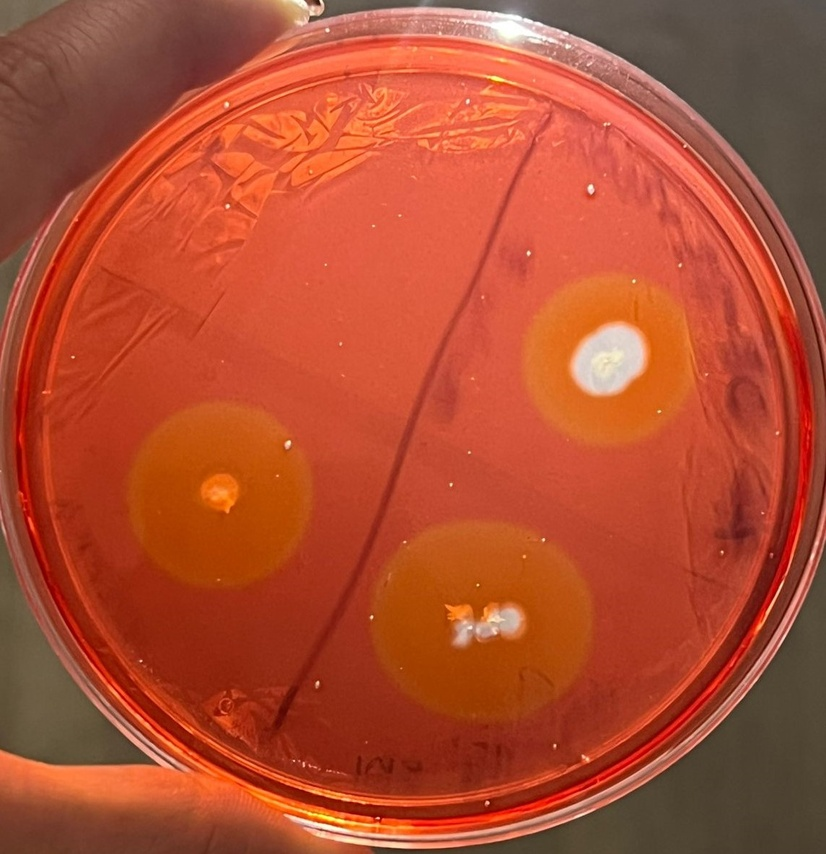
#> input picture tareas/placa.jpeg, 826 x 854 px, shrunk from 1145 x 1184 before the run
$ jupyter execute imagen_medica.ipynb
#> lines starting #> are read from the running program, lines starting #| are printed output that depends on the picture; after the words box and inside, x2 and y2 are one past the last pixel; in counts of white or black regions, pixels touching at a corner belong together
# Procesamiento de imagen

### Imagen de placa

[cell 1]
import cv2
import matplotlib.pyplot as plt

[cell 2]
img = cv2.imread("placa.jpeg")
#> img is the input picture: shape (854, 826, 3); mean B, G, R 48.4, 76.8, 175.7

[cell 3]
plt.imshow(cv2.cvtColor(img, cv2.COLOR_BGR2RGB))
plt.show()

### Imagen en tonos grises

[cell 4]
gray = cv2.cvtColor(img, cv2.COLOR_BGR2GRAY)
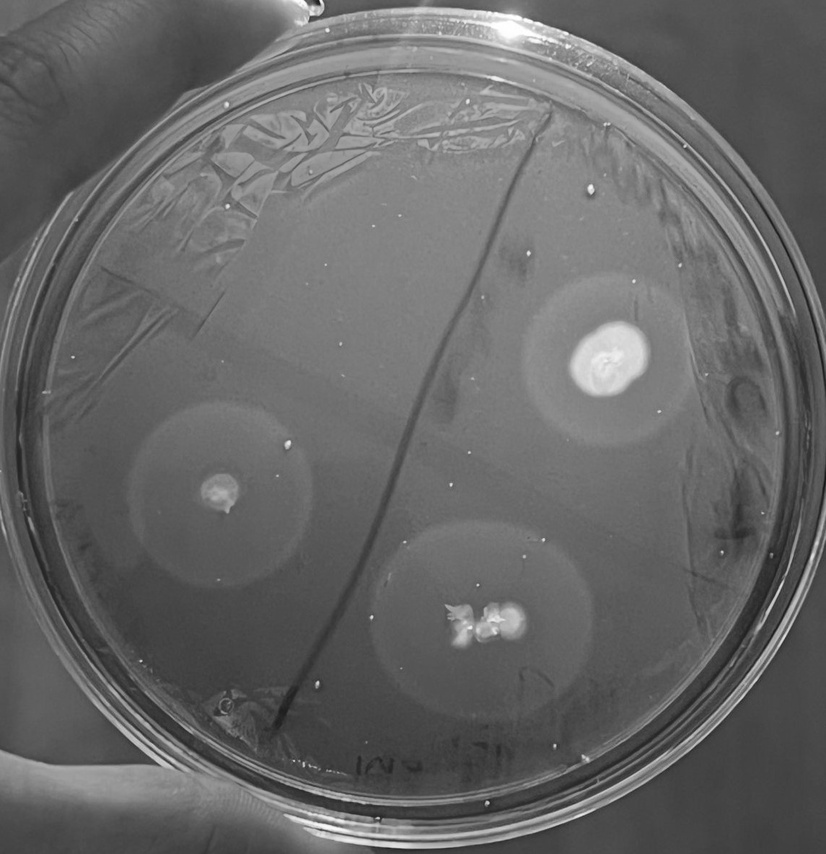
#> gray: shape (854, 826); min 23, max 255, mean 103.1

[cell 5]
plt.imshow(gray, cmap='gray')
plt.title("Imagen en escala de grises")
plt.show()

### Comparativo de imagenes

[cell 6]
plt.figure(figsize=(10,4))

plt.subplot(1,2,1)
plt.imshow(cv2.cvtColor(img, cv2.COLOR_BGR2RGB))
plt.title("Imagen original")

plt.subplot(1,2,2)
plt.imshow(gray, cmap='gray')
plt.title("Escala de grises")

plt.show()
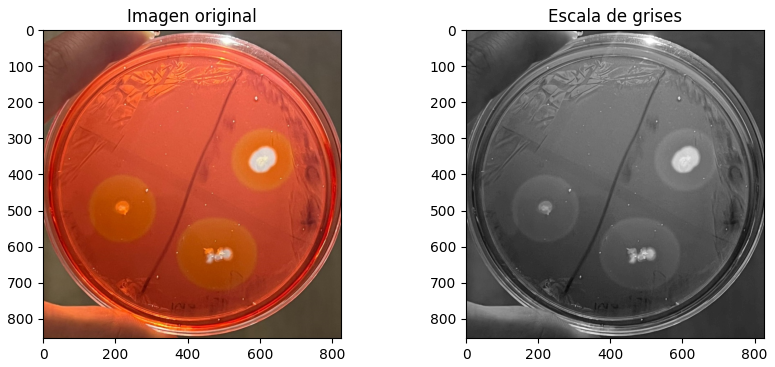
#> figure drawn by matplotlib, 2 panels

### Hisograma de los tonos de grises en la imagen

[cell 7]
plt.hist(gray.ravel(), bins=256)
plt.title("Histograma")
plt.show()
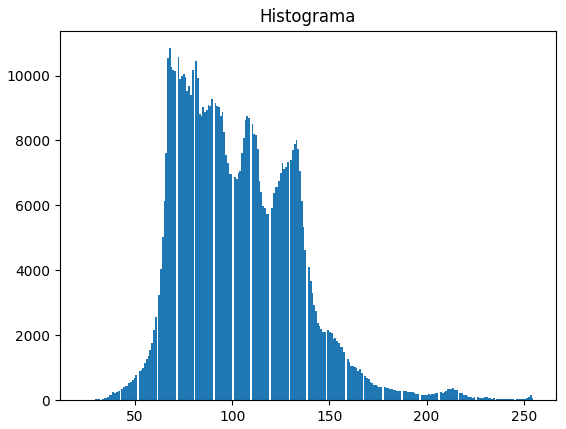
#> figure drawn by matplotlib, 1 panel; tallest bar 10842 high, from x = 67.41 to 68.31

##### En el histograma se aprecía una mayor frecuencia entre los valores 60 a 125, lo que indica que en la imagen predominan los tonos grises medios. Mientras que se observa en 0 no hay presencia de nada, debido a que no hay presencia del negro en la imagen y los tonos por 250 son muy minímos, debido a que tampoco hay presencia de blancos.

### Imagen umbralizada de la placa

[cell 8]
_, thresh = cv2.threshold(gray, 130, 255, cv2.THRESH_BINARY)
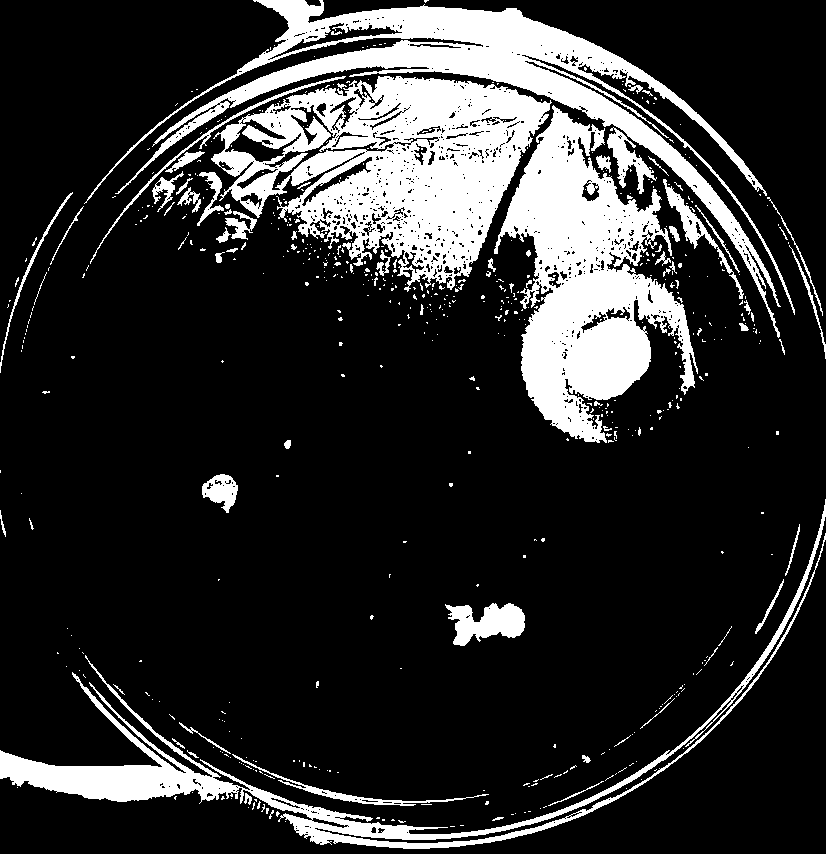
#> thresh: shape (854, 826); 18.2% white; 591 white regions (518 under 20 px), largest, box (x1, y1, x2, y2) and area: (211, 76, 552, 292) 37042, (494, 105, 698, 443) 31677, (84, 0, 795, 338) 28983

[cell 9]
plt.imshow(thresh, cmap='gray')
plt.title("Imagen umbralizada")
plt.show()

[cell 10]
cv2.imwrite("resultado_umbral.jpg", thresh)
#> Out = True

$ run again, with tareas/comparacion_verde_images3.jpeg copied over tareas/placa.jpeg
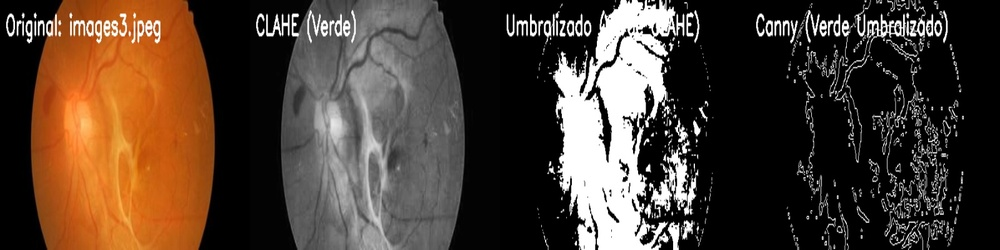
#> input picture tareas/comparacion_verde_images3.jpeg, 1000 x 250 px, shrunk from 1600 x 400 before the run
#> img is the input picture: shape (250, 1000, 3); mean B, G, R 50.9, 62.7, 78.7
#> `plt.show()`:
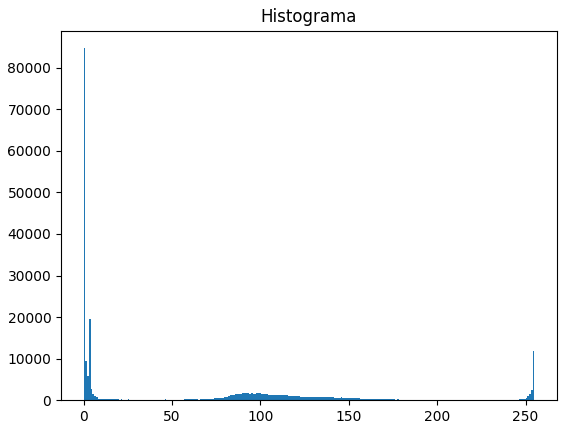
#> figure drawn by matplotlib, 1 panel; tallest bar 84696 high, from x = 0 to 0.996
#> `_, thresh = cv2.threshold(gray, 130, 255, cv2.THRESH_BINARY)`:
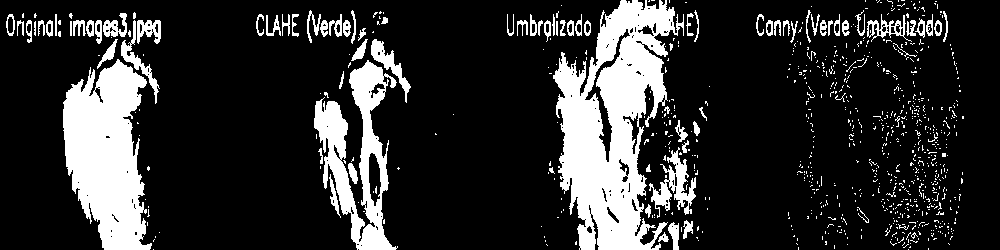
#> thresh: shape (250, 1000); 18.6% white; 848 white regions (764 under 20 px), largest, box (x1, y1, x2, y2) and area: (553, 0, 684, 250) 17554, (63, 59, 152, 250) 11289, (314, 60, 398, 250) 6229
#> Out = True

$ run again, with tareas/comparacion_verde_images.jpg copied over tareas/placa.jpeg
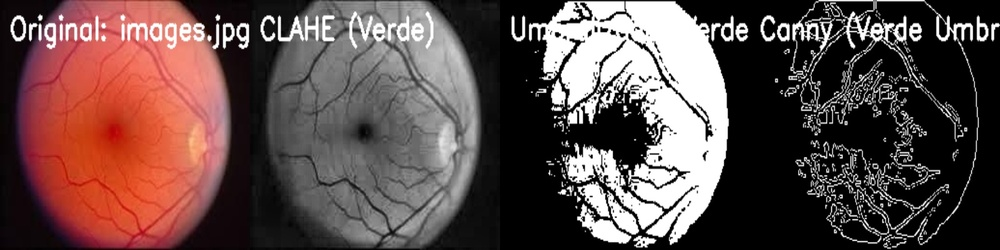
#> input picture tareas/comparacion_verde_images.jpg, 1000 x 250 px, shrunk from 1600 x 400 before the run
#> img is the input picture: shape (250, 1000, 3); mean B, G, R 73.9, 76, 96.4
#> `plt.show()`:
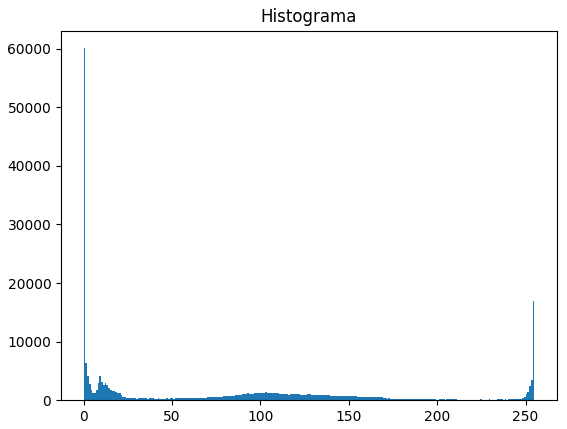
#> figure drawn by matplotlib, 1 panel; tallest bar 60073 high, from x = 0 to 0.996
#> `_, thresh = cv2.threshold(gray, 130, 255, cv2.THRESH_BINARY)`:
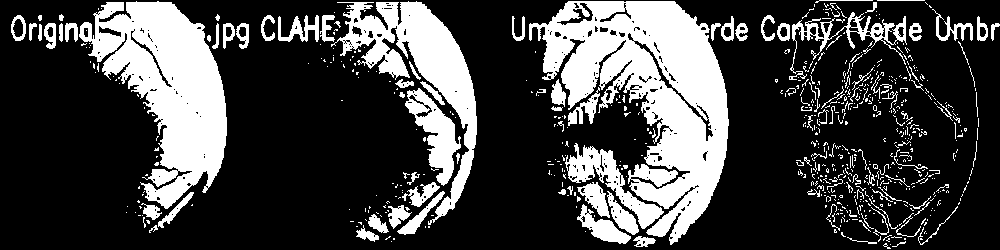
#> thresh: shape (250, 1000); 26.5% white; 662 white regions (546 under 20 px), largest, box (x1, y1, x2, y2) and area: (529, 1, 729, 245) 22563, (79, 1, 227, 209) 15566, (331, 1, 477, 225) 8561
#> Out = True
